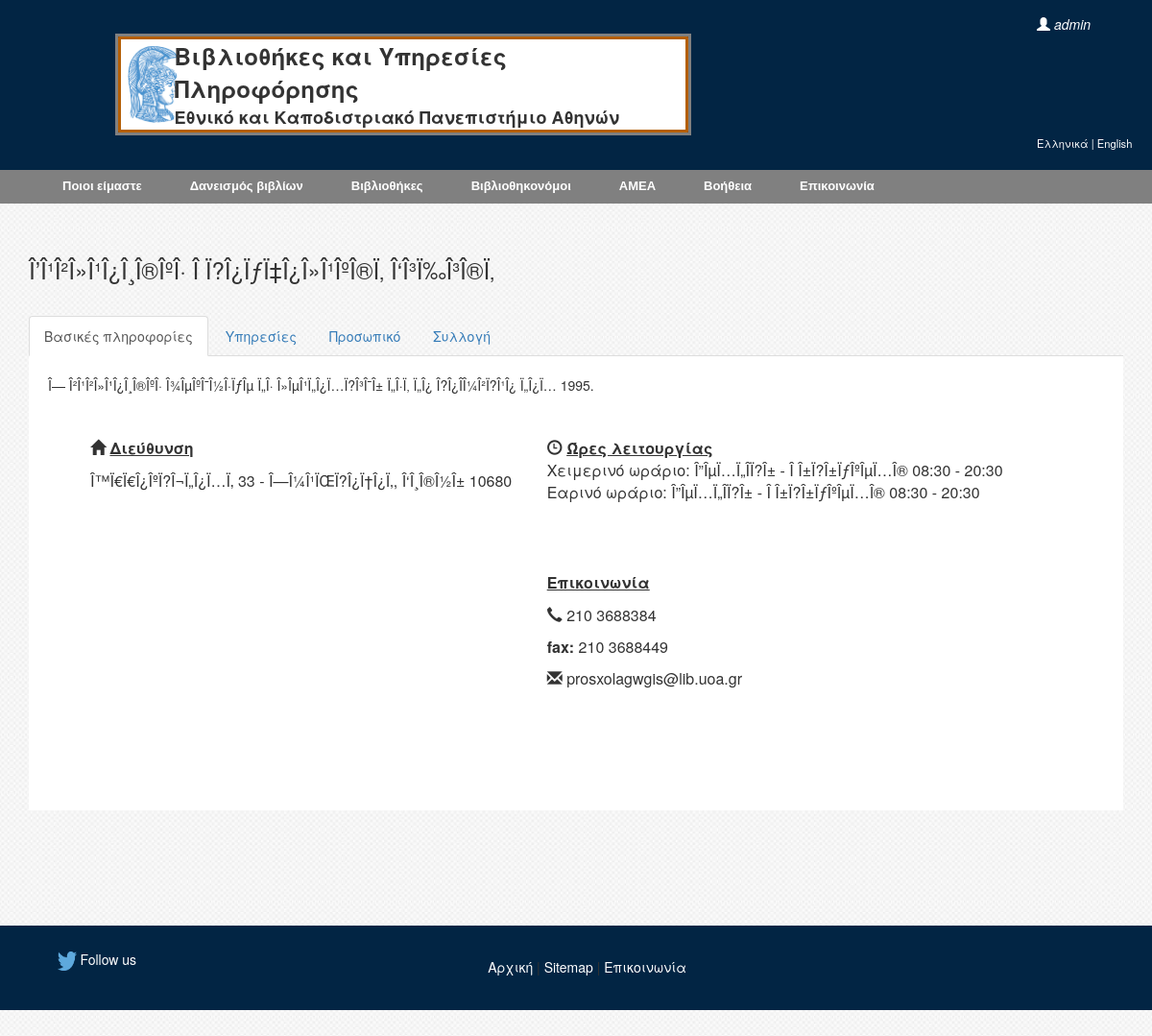
Screenshot of /libraryDetails.php?id=4 (signed in) with the database file from the repository.
### tables this page shows
CREATE TABLE `libraries` (
  `Id` int(11) NOT NULL AUTO_INCREMENT,
  `Name` varchar(100) NOT NULL,
  `Contents` int(11) NOT NULL,
  `GeneralInfo` int(11) NOT NULL,
  `Services` int(11) NOT NULL,
  `Department` int(11) NOT NULL,
  PRIMARY KEY (`Id`),
  KEY `fk_Libraries_GeneralInfo1` (`Contents`),
  KEY `fk_Libraries_GeneralIn1` (`GeneralInfo`),
  KEY `fk_Libraries_Services1` (`Services`),
  KEY `fk_Libraries_UoaDepartments1_idx` (`Department`),
  CONSTRAINT `fk_Libraries_GeneralIn1` FOREIGN KEY (`GeneralInfo`) REFERENCES `generalinfo` (`Id`) ON DELETE NO ACTION ON UPDATE NO ACTION,
  CONSTRAINT `fk_Libraries_GeneralInfo1` FOREIGN KEY (`Contents`) REFERENCES `contents` (`Id`) ON DELETE NO ACTION ON UPDATE NO ACTION,
  CONSTRAINT `fk_Libraries_Services1` FOREIGN KEY (`Services`) REFERENCES `services` (`Id`) ON DELETE NO ACTION ON UPDATE NO ACTION,
  CONSTRAINT `fk_Libraries_UoaDepartments1` FOREIGN KEY (`Department`) REFERENCES `uoadepartments` (`Id`) ON DELETE NO ACTION ON UPDATE NO ACTION
);

CREATE TABLE `generalinfo` (
  `Id` int(11) NOT NULL AUTO_INCREMENT,
  `Address` mediumtext NOT NULL,
  `ZipCode` varchar(5) NOT NULL,
  `PosX` double NOT NULL,
  `PosY` double NOT NULL,
  `Tel` varchar(20) DEFAULT NULL,
  `FAX` varchar(20) DEFAULT NULL,
  `Email` varchar(45) DEFAULT NULL,
  `History` mediumtext,
  `WorkHoursWinter` text,
  `WorkHoursSummer` text,
  `Notes` text,
  PRIMARY KEY (`Id`)
);

### generalInfo.php (the view, shortened to what this page needs)
<?php
	include 'db_connection.php';
	$libraryId = $_SESSION['libraryId'];
	$q2 = "select * from generalinfo where Id = '$libraryId'";
	if (!empty($q2)){
		mysqli_query($conn, "SET CHARACTER SET utf8") or die("Query failed");
		mysqli_query($conn, "SET NAMES utf8") or die("Query failed");
		$results2 = mysqli_query($conn,$q2) or die("Query failed");
		$row2 = mysqli_fetch_object($results2);
	}
?>
<p><?php echo $row2 -> History?></p>
<table class="generalInfo">
	<tr>
		<th align="left"><span class="glyphicon glyphicon-home" aria-hidden="true"></span> <u>Διεύθυνση</u></th>
		<th align="left"><span class="glyphicon glyphicon-time" aria-hidden="true"></span> <u>Ώρες λειτουργίας</u></th>
	</tr>
	<tr>
		<td rowspan="2"><?php echo $row2 -> Address?> <?php echo $row2 -> ZipCode?></td>
		<td>Χειμερινό ωράριο: <?php echo $row2 -> WorkHoursWinter?></td>
	</tr>
	<tr><td>Εαρινό ωράριο: <?php echo $row2 -> WorkHoursSummer?></td></tr>
	<tr>
		<th rowspan="9">
			<div id="googleMap"></div>
		</th>
		<th align="left">&nbsp;</th>
	</tr>
	<tr><th align="left">&nbsp;</th></tr>
	<tr><th align="left"><u>Επικοινωνία</u></th></tr>
	<tr><td><span class="glyphicon glyphicon-earphone" aria-hidden="true"></span> <?php echo $row2 -> Tel?></td></tr>
	<tr><td><b>fax: </b><?php echo $row2 -> FAX?></td></tr>
	<tr><td><span class="glyphicon glyphicon-envelope" aria-hidden="true"></span> <?php echo $row2 -> Email?></td></tr>
	<tr><th align="left">&nbsp;</th></tr>
	<?php
		if (!empty($row2 -> Notes))
			echo '<tr><th align="left"><u>Σημειώσεις</u></th></tr>
					<tr><td align="left">'.$row2 -> Notes.'</td></tr>';
		else
			echo '<tr><th align="left">&nbsp</th></tr>
					<tr><td align="left">&nbsp</td></tr>';
	?>
</table>

### libraryDetails.php (shortened to what this page needs)
<link rel="stylesheet" type="text/css" href="css/libraryDetails.css">
<link rel="stylesheet" type="text/css" href="css/menu.css">
<link rel="stylesheet" type="text/css" href="css/footer.css">
<link rel="stylesheet" href="http://maxcdn.bootstrapcdn.com/bootstrap/3.3.5/css/bootstrap.min.css">
<?php
	if(isset($_SESSION['id'])) include "loggedIn.php";
	else include "login.php";
	include 'menu.php';
	$libraryId=$_GET['id'];
	include 'db_connection.php';
	$q = "select * from libraries where Id = $libraryId;";
	if (!empty($q)) {
		mysqli_query($conn, "SET CHARACTER SET utf8") or die("Query failed");
		mysqli_query($conn, "SET NAMES utf8") or die("Query failed");
		$results = mysqli_query($conn,$q) or die("Query failed q");
		$row = mysqli_fetch_object($results);
	}
?>
<body>
<div class="container">
  	<div class="row">
	    <div class="col-md-12">
			<h3><?php echo $row -> Name?></h3>
	        <div class="tabbable">
				<ul class="nav nav-tabs">
	            	<li class="active"><a href="#generalInfo" data-toggle="tab">Βασικές πληροφορίες</a></li>
	            	<li><a href="#services" data-toggle="tab">Υπηρεσίες</a></li>
	            	<li><a href="#staff" data-toggle="tab">Προσωπικό</a></li>
	            	<li><a href="#collection" data-toggle="tab">Συλλογή</a></li>
	          	</ul>
				<div class="tab-content">
					<div class="tab-pane active" id="generalInfo">
						<?php include 'generalInfo.php';?>
		            </div>
				</div>
			</div>
		</div>
	</div>
</div>
</body>
<?php include "footer.php";?>

### css/libraryDetails.css (style rules this page uses)
.container { margin-top:3%; margin-bottom:-30%; }
.tabbable { margin-top: 3%; }
.tab-content { padding:20px; background-color: white; }
.generalInfo { width:90%; margin-left: 4%; margin-top: 4%; }
#googleMap { width:90%; height:300px; }

### css/menu.css (style rules this page uses)
.tableAthena th, td { padding:2px; }

### css/footer.css (style rules this page uses)
body { overflow-x: hidden; margin-left: 0px; }

### libraryDetails.php (style rules this page uses)
body { background-image: url("images/minimal-background-pattern-wordpress-2.jpg"); }

### rows the page displays
libraries: Name "Î’Î¹Î²Î»Î¹Î¿Î¸Î®ÎºÎ· Î Ï?Î¿ÏƒÏ‡Î¿Î»Î¹ÎºÎ®Ï‚ Î‘Î³Ï‰Î³Î®Ï‚"
generalinfo: History "Î— Î²Î¹Î²Î»Î¹Î¿Î¸Î®ÎºÎ· Î¾ÎµÎºÎ¯Î½Î·ÏƒÎµ Ï„Î· Î»ÎµÎ¹Ï„Î¿Ï…Ï?Î³Î¯Î± Ï„Î·Ï‚ Ï„Î¿ Î?Î¿Î­Î¼Î²Ï?Î¹Î¿ Ï„Î¿Ï… 1995.", Address "Î™Ï€Ï€Î¿ÎºÏ?Î¬Ï„Î¿Ï…Ï‚ 33 - Î—Î¼Î¹ÏŒÏ?Î¿Ï†Î¿Ï‚, Î‘Î¸Î®Î½Î±", ZipCode "10680", WorkHoursWinter "Î”ÎµÏ…Ï„Î­Ï?Î± - Î Î±Ï?Î±ÏƒÎºÎµÏ…Î® 08:30 - 20:30", WorkHoursSummer "Î”ÎµÏ…Ï„Î­Ï?Î± - Î Î±Ï?Î±ÏƒÎºÎµÏ…Î® 08:30 - 20:30", Tel "210 3688384", FAX "210 3688449", Email "prosxolagwgis@lib.uoa.gr"

### other values shown
$_SESSION['username'] "admin"
